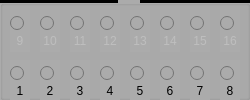
  <widget class="QGroupBox" name="groupBox_2">
   <property name="geometry">
    <rect>
     <x>442</x>
     <y>260</y>
     <width>250</width>
     <height>100</height>
    </rect>
   </property>
   <property name="styleSheet">
    <string notr="true">background-color: rgb(171, 171, 171);</string>
   </property>
   <property name="title">
    <string/>
   </property>
   <widget class="QRadioButton" name="rbtConecEsquerdo_9">
    <property name="enabled">
     <bool>false</bool>
    </property>
    <property name="geometry">
     <rect>
      <x>10</x>
      <y>10</y>
      <width>20</width>
      <height>27</height>
     </rect>
    </property>
    <property name="text">
     <string/>
    </property>
   </widget>
   <widget class="QRadioButton" name="radioButton_10">
    <property name="enabled">
     <bool>false</bool>
    </property>
    <property name="geometry">
     <rect>
      <x>40</x>
      <y>10</y>
      <width>20</width>
      <height>27</height>
     </rect>
    </property>
    <property name="text">
     <string/>
    </property>
   </widget>
   <widget class="QRadioButton" name="radioButton_11">
    <property name="enabled">
     <bool>false</bool>
    </property>
    <property name="geometry">
     <rect>
      <x>70</x>
      <y>10</y>
      <width>20</width>
      <height>27</height>
     </rect>
    </property>
    <property name="text">
     <string/>
    </property>
   </widget>
   <widget class="QRadioButton" name="radioButton_12">
    <property name="enabled">
     <bool>false</bool>
    </property>
    <property name="geometry">
     <rect>
      <x>100</x>
      <y>10</y>
      <width>20</width>
      <height>27</height>
     </rect>
    </property>
    <property name="text">
     <string/>
    </property>
   </widget>
   <widget class="QRadioButton" name="radioButton_13">
    <property name="enabled">
     <bool>false</bool>
    </property>
    <property name="geometry">
     <rect>
      <x>130</x>
      <y>10</y>
      <width>20</width>
      <height>27</height>
     </rect>
    </property>
    <property name="text">
     <string/>
    </property>
   </widget>
   <widget class="QRadioButton" name="radioButton_14">
    <property name="enabled">
     <bool>false</bool>
    </property>
    <property name="geometry">
     <rect>
      <x>160</x>
      <y>10</y>
      <width>20</width>
      <height>27</height>
     </rect>
    </property>
    <property name="text">
     <string/>
    </property>
   </widget>
   <widget class="QRadioButton" name="radioButton_15">
    <property name="enabled">
     <bool>false</bool>
    </property>
    <property name="geometry">
     <rect>
      <x>190</x>
      <y>10</y>
      <width>20</width>
      <height>27</height>
     </rect>
    </property>
    <property name="text">
     <string/>
    </property>
   </widget>
   <widget class="QRadioButton" name="radioButton_16">
    <property name="enabled">
     <bool>false</bool>
    </property>
    <property name="geometry">
     <rect>
      <x>220</x>
      <y>10</y>
      <width>20</width>
      <height>27</height>
     </rect>
    </property>
    <property name="text">
     <string/>
    </property>
   </widget>
   <widget class="QRadioButton" name="rbtConecEsquerdo_6">
    <property name="geometry">
     <rect>
      <x>160</x>
      <y>60</y>
      <width>20</width>
      <height>27</height>
     </rect>
    </property>
    <property name="text">
     <string/>
    </property>
   </widget>
   <widget class="QRadioButton" name="rbtConecEsquerdo_2">
    <property name="geometry">
     <rect>
      <x>40</x>
      <y>60</y>
      <width>20</width>
      <height>27</height>
     </rect>
    </property>
    <property name="text">
     <string/>
    </property>
   </widget>
   <widget class="QRadioButton" name="rbtConecEsquerdo_4">
    <property name="geometry">
     <rect>
      <x>100</x>
      <y>60</y>
      <width>20</width>
      <height>27</height>
     </rect>
    </property>
    <property name="text">
     <string/>
    </property>
   </widget>
   <widget class="QRadioButton" name="rbtConecEsquerdo_3">
    <property name="geometry">
     <rect>
      <x>70</x>
      <y>60</y>
      <width>20</width>
      <height>27</height>
     </rect>
    </property>
    <property name="text">
     <string/>
    </property>
   </widget>
   <widget class="QRadioButton" name="rbtConecEsquerdo_7">
    <property name="geometry">
     <rect>
      <x>190</x>
      <y>60</y>
      <width>20</width>
      <height>27</height>
     </rect>
    </property>
    <property name="text">
     <string/>
    </property>
   </widget>
   <widget class="QRadioButton" name="rbtConecEsquerdo_8">
    <property name="geometry">
     <rect>
      <x>220</x>
      <y>60</y>
      <width>20</width>
      <height>27</height>
     </rect>
    </property>
    <property name="text">
     <string/>
    </property>
   </widget>
   <widget class="QRadioButton" name="rbtConecEsquerdo_1">
    <property name="geometry">
     <rect>
      <x>10</x>
      <y>60</y>
      <width>20</width>
      <height>27</height>
     </rect>
    </property>
    <property name="text">
     <string/>
    </property>
    <property name="checkable">
     <bool>true</bool>
    </property>
    <property name="checked">
     <bool>false</bool>
    </property>
    <property name="autoRepeat">
     <bool>true</bool>
    </property>
    <property name="autoExclusive">
     <bool>true</bool>
    </property>
   </widget>
   <widget class="QRadioButton" name="rbtConecEsquerdo_5">
    <property name="geometry">
     <rect>
      <x>130</x>
      <y>60</y>
      <width>20</width>
      <height>27</height>
     </rect>
    </property>
    <property name="text">
     <string/>
    </property>
   </widget>
   <widget class="QLabel" name="label_39">
    <property name="enabled">
     <bool>false</bool>
    </property>
    <property name="geometry">
     <rect>
      <x>10</x>
      <y>30</y>
      <width>20</width>
      <height>22</height>
     </rect>
    </property>
    <property name="text">
     <string>&lt;html&gt;&lt;head/&gt;&lt;body&gt;&lt;p align=&quot;center&quot;&gt;9&lt;/p&gt;&lt;/body&gt;&lt;/html&gt;</string>
    </property>
   </widget>
   <widget class="QLabel" name="label_40">
    <property name="enabled">
     <bool>false</bool>
    </property>
    <property name="geometry">
     <rect>
      <x>40</x>
      <y>30</y>
      <width>20</width>
      <height>22</height>
     </rect>
    </property>
    <property name="text">
     <string>&lt;html&gt;&lt;head/&gt;&lt;body&gt;&lt;p align=&quot;center&quot;&gt;10&lt;/p&gt;&lt;/body&gt;&lt;/html&gt;</string>
    </property>
   </widget>
   <widget class="QLabel" name="label_41">
    <property name="enabled">
     <bool>false</bool>
    </property>
    <property name="geometry">
     <rect>
      <x>70</x>
      <y>30</y>
      <width>20</width>
      <height>22</height>
     </rect>
    </property>
    <property name="text">
     <string>&lt;html&gt;&lt;head/&gt;&lt;body&gt;&lt;p align=&quot;center&quot;&gt;11&lt;/p&gt;&lt;/body&gt;&lt;/html&gt;</string>
    </property>
   </widget>
   <widget class="QLabel" name="label_42">
    <property name="enabled">
     <bool>false</bool>
    </property>
    <property name="geometry">
     <rect>
      <x>100</x>
      <y>30</y>
      <width>20</width>
      <height>22</height>
     </rect>
    </property>
    <property name="text">
     <string>&lt;html&gt;&lt;head/&gt;&lt;body&gt;&lt;p align=&quot;center&quot;&gt;12&lt;/p&gt;&lt;/body&gt;&lt;/html&gt;</string>
    </property>
   </widget>
   <widget class="QLabel" name="label_43">
    <property name="enabled">
     <bool>false</bool>
    </property>
    <property name="geometry">
     <rect>
      <x>130</x>
      <y>30</y>
      <width>20</width>
      <height>22</height>
     </rect>
    </property>
    <property name="text">
     <string>&lt;html&gt;&lt;head/&gt;&lt;body&gt;&lt;p align=&quot;center&quot;&gt;13&lt;/p&gt;&lt;/body&gt;&lt;/html&gt;</string>
    </property>
   </widget>
   <widget class="QLabel" name="label_44">
    <property name="enabled">
     <bool>false</bool>
    </property>
    <property name="geometry">
     <rect>
      <x>160</x>
      <y>30</y>
      <width>20</width>
      <height>22</height>
     </rect>
    </property>
    <property name="text">
     <string>&lt;html&gt;&lt;head/&gt;&lt;body&gt;&lt;p align=&quot;center&quot;&gt;14&lt;/p&gt;&lt;/body&gt;&lt;/html&gt;</string>
    </property>
   </widget>
   <widget class="QLabel" name="label_45">
    <property name="enabled">
     <bool>false</bool>
    </property>
    <property name="geometry">
     <rect>
      <x>190</x>
      <y>30</y>
      <width>20</width>
      <height>22</height>
     </rect>
    </property>
    <property name="text">
     <string>&lt;html&gt;&lt;head/&gt;&lt;body&gt;&lt;p align=&quot;center&quot;&gt;15&lt;/p&gt;&lt;/body&gt;&lt;/html&gt;</string>
    </property>
   </widget>
   <widget class="QLabel" name="label_46">
    <property name="enabled">
     <bool>false</bool>
    </property>
    <property name="geometry">
     <rect>
      <x>220</x>
      <y>30</y>
      <width>20</width>
      <height>22</height>
     </rect>
    </property>
    <property name="text">
     <string>&lt;html&gt;&lt;head/&gt;&lt;body&gt;&lt;p align=&quot;center&quot;&gt;16&lt;/p&gt;&lt;/body&gt;&lt;/html&gt;</string>
    </property>
   </widget>
   <widget class="QLabel" name="label_47">
    <property name="geometry">
     <rect>
      <x>160</x>
      <y>80</y>
      <width>20</width>
      <height>22</height>
     </rect>
    </property>
    <property name="text">
     <string>&lt;html&gt;&lt;head/&gt;&lt;body&gt;&lt;p align=&quot;center&quot;&gt;6&lt;/p&gt;&lt;/body&gt;&lt;/html&gt;</string>
    </property>
   </widget>
   <widget class="QLabel" name="label_48">
    <property name="geometry">
     <rect>
      <x>40</x>
      <y>80</y>
      <width>20</width>
      <height>22</height>
     </rect>
    </property>
    <property name="text">
     <string>&lt;html&gt;&lt;head/&gt;&lt;body&gt;&lt;p align=&quot;center&quot;&gt;2&lt;/p&gt;&lt;/body&gt;&lt;/html&gt;</string>
    </property>
   </widget>
   <widget class="QLabel" name="label_49">
    <property name="geometry">
     <rect>
      <x>220</x>
      <y>80</y>
      <width>20</width>
      <height>22</height>
     </rect>
    </property>
    <property name="text">
     <string>&lt;html&gt;&lt;head/&gt;&lt;body&gt;&lt;p align=&quot;center&quot;&gt;8&lt;/p&gt;&lt;/body&gt;&lt;/html&gt;</string>
    </property>
   </widget>
   <widget class="QLabel" name="label_50">
    <property name="geometry">
     <rect>
      <x>10</x>
      <y>80</y>
      <width>20</width>
      <height>22</height>
     </rect>
    </property>
    <property name="text">
     <string>&lt;html&gt;&lt;head/&gt;&lt;body&gt;&lt;p align=&quot;center&quot;&gt;1&lt;/p&gt;&lt;/body&gt;&lt;/html&gt;</string>
    </property>
   </widget>
   <widget class="QLabel" name="label_51">
    <property name="geometry">
     <rect>
      <x>190</x>
      <y>80</y>
      <width>20</width>
      <height>22</height>
     </rect>
    </property>
    <property name="text">
     <string>&lt;html&gt;&lt;head/&gt;&lt;body&gt;&lt;p align=&quot;center&quot;&gt;7&lt;/p&gt;&lt;/body&gt;&lt;/html&gt;</string>
    </property>
   </widget>
   <widget class="QLabel" name="label_52">
    <property name="geometry">
     <rect>
      <x>70</x>
      <y>80</y>
      <width>20</width>
      <height>22</height>
     </rect>
    </property>
    <property name="text">
     <string>&lt;html&gt;&lt;head/&gt;&lt;body&gt;&lt;p align=&quot;center&quot;&gt;3&lt;/p&gt;&lt;/body&gt;&lt;/html&gt;</string>
    </property>
   </widget>
   <widget class="QLabel" name="label_53">
    <property name="geometry">
     <rect>
      <x>100</x>
      <y>80</y>
      <width>20</width>
      <height>22</height>
     </rect>
    </property>
    <property name="text">
     <string>&lt;html&gt;&lt;head/&gt;&lt;body&gt;&lt;p align=&quot;center&quot;&gt;4&lt;/p&gt;&lt;/body&gt;&lt;/html&gt;</string>
    </property>
   </widget>
   <widget class="QLabel" name="label_54">
    <property name="geometry">
     <rect>
      <x>130</x>
      <y>80</y>
      <width>20</width>
      <height>22</height>
     </rect>
    </property>
    <property name="text">
     <string>&lt;html&gt;&lt;head/&gt;&lt;body&gt;&lt;p align=&quot;center&quot;&gt;5&lt;/p&gt;&lt;/body&gt;&lt;/html&gt;</string>
    </property>
   </widget>
   <widget class="Line" name="line">
    <property name="geometry">
     <rect>
      <x>0</x>
      <y>0</y>
      <width>118</width>
      <height>3</height>
     </rect>
    </property>
    <property name="styleSheet">
     <string notr="true">background-color: rgb(0, 0, 0);</string>
    </property>
    <property name="orientation">
     <enum>Qt::Horizontal</enum>
    </property>
   </widget>
   <widget class="Line" name="line_2">
    <property name="geometry">
     <rect>
      <x>140</x>
      <y>0</y>
      <width>118</width>
      <height>3</height>
     </rect>
    </property>
    <property name="styleSheet">
     <string notr="true">background-color: rgb(0, 0, 0);</string>
    </property>
    <property name="orientation">
     <enum>Qt::Horizontal</enum>
    </property>
   </widget>
  </widget>
